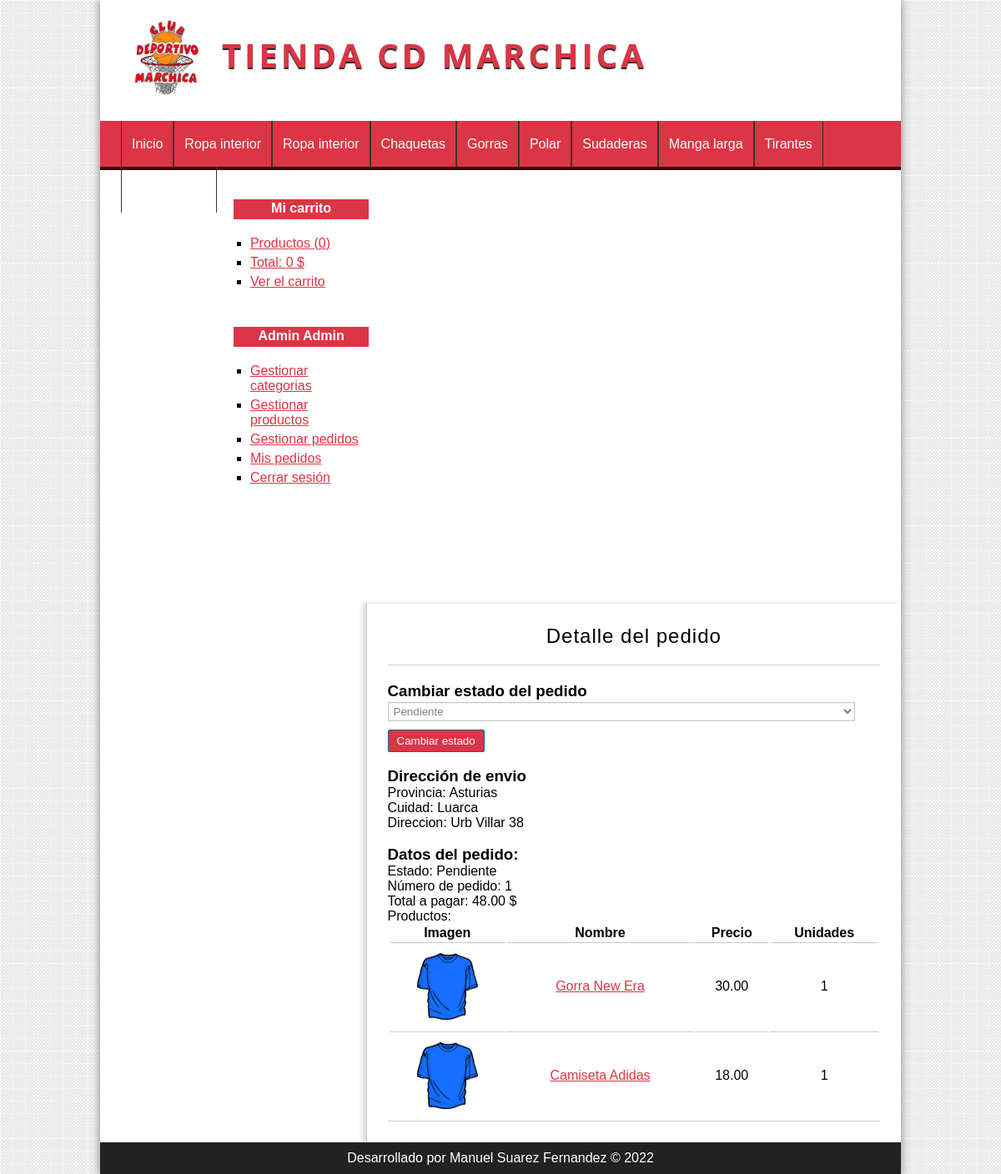
The page /pedido/detalle&id=1 (signed in) on the database its author committed.
### tables this page shows
CREATE TABLE `categorias` (
  `id` int(255) NOT NULL AUTO_INCREMENT,
  `nombre` varchar(100) NOT NULL,
  PRIMARY KEY (`id`)
);

CREATE TABLE `pedidos` (
  `id` int(255) NOT NULL AUTO_INCREMENT,
  `usuario_id` int(255) NOT NULL,
  `provincia` varchar(100) NOT NULL,
  `localidad` varchar(100) NOT NULL,
  `direccion` varchar(255) NOT NULL,
  `coste` float(200,2) NOT NULL,
  `estado` varchar(20) NOT NULL,
  `fecha` date DEFAULT NULL,
  `hora` time DEFAULT NULL,
  PRIMARY KEY (`id`),
  KEY `fk_pedido_usuario` (`usuario_id`),
  CONSTRAINT `fk_pedido_usuario` FOREIGN KEY (`usuario_id`) REFERENCES `usuarios` (`id`)
);

CREATE TABLE `lineas_pedidos` (
  `id` int(255) NOT NULL AUTO_INCREMENT,
  `pedido_id` int(255) NOT NULL,
  `producto_id` int(255) NOT NULL,
  `unidades` int(255) NOT NULL,
  PRIMARY KEY (`id`),
  KEY `fk_linea_pedido` (`pedido_id`),
  KEY `fk_linea_producto` (`producto_id`),
  CONSTRAINT `fk_linea_pedido` FOREIGN KEY (`pedido_id`) REFERENCES `pedidos` (`id`),
  CONSTRAINT `fk_linea_producto` FOREIGN KEY (`producto_id`) REFERENCES `productos` (`id`)
);

CREATE TABLE `productos` (
  `id` int(255) NOT NULL AUTO_INCREMENT,
  `categoria_id` int(255) NOT NULL,
  `nombre` varchar(100) NOT NULL,
  `descripcion` text DEFAULT NULL,
  `precio` float(100,2) NOT NULL,
  `stock` int(255) NOT NULL,
  `oferta` varchar(2) DEFAULT NULL,
  `fecha` date NOT NULL,
  `imagen` varchar(255) DEFAULT NULL,
  PRIMARY KEY (`id`),
  KEY `fk_producto_categoria` (`categoria_id`),
  CONSTRAINT `fk_producto_categoria` FOREIGN KEY (`categoria_id`) REFERENCES `categorias` (`id`)
);

### config/db.php (called while the page is built)
<?php
class Database{
	public static function connect(){
		$db = new mysqli('localhost', 'root', '', 'tienda_master');
		$db->query("SET NAMES 'utf8'");
		return $db;
	}
}

### helpers/utils.php (called while the page is built, shortened)
<?php
class Utils{
	public static function showCategorias(){
		require_once 'models/categoria.php';
		$categoria = new Categoria();
		$categorias = $categoria->getAll();
		return $categorias;
	}
	public static function showStatus($status){
		$value = 'Pendiente';
		if($status == 'confirm'){
			$value = 'Pendiente';
		}elseif($status == 'preparation'){
			$value = 'En preparación';
		}elseif($status == 'ready'){
			$value = 'Preparado para enviar';
		}elseif($status = 'sended'){
			$value = 'Enviado';
		}
		return $value;
	}
}

### models/categoria.php (called while the page is built, shortened)
<?php
class Categoria{
	private $db;
	public function __construct() {
		$this->db = Database::connect();
	}
	public function getAll(){
		$categorias = $this->db->query("SELECT * FROM categorias ORDER BY id DESC;");
		return $categorias;
	}
}

### models/pedido.php (called while the page is built, shortened)
<?php
class Pedido{
	private $id;
	private $db;
	public function __construct() {
		$this->db = Database::connect();
	}
	function getId() {
		return $this->id;
	}
	function setId($id) {
		$this->id = $id;
	}
	public function getOne(){
		$producto = $this->db->query("SELECT * FROM pedidos WHERE id = {$this->getId()}");
		return $producto->fetch_object();
	}
	public function getProductosByPedido($id){
		$sql = "SELECT pr.*, lp.unidades FROM productos pr "
				. "INNER JOIN lineas_pedidos lp ON pr.id = lp.producto_id "
				. "WHERE lp.pedido_id={$id}";
		$productos = $this->db->query($sql);
		return $productos;
	}
}

### views/pedido/detalle.php (the view, shortened to what this page needs)
<h1>Detalle del pedido</h1>
<?php if (isset($pedido)): ?>
		<?php if(isset($_SESSION['admin'])): ?>
			<h3>Cambiar estado del pedido</h3>
			<form action="<?=base_url?>pedido/estado" method="POST">
				<select name="estado">
					<option value="confirm" <?=$pedido->estado == "confirm" ? 'selected' : '';?>>Pendiente</option>
				</select>
				<input type="submit" value="Cambiar estado" />
			</form>
			<br/>
		<?php endif; ?>
		<h3>Dirección de envio</h3>
		Provincia: <?= $pedido->provincia ?>   <br/>
		Cuidad: <?= $pedido->localidad ?> <br/>
		Direccion: <?= $pedido->direccion ?>   <br/><br/>
		<h3>Datos del pedido:</h3>
		Estado: <?=Utils::showStatus($pedido->estado)?> <br/>
		Número de pedido: <?= $pedido->id ?>   <br/>
		Total a pagar: <?= $pedido->coste ?> $ <br/>
		Productos:
		<table>
			<tr>
				<th>Imagen</th>
				<th>Nombre</th>
				<th>Precio</th>
				<th>Unidades</th>
			</tr>
			<?php while ($producto = $productos->fetch_object()): ?>
				<tr>
					<td>
						<?php if ($producto->imagen != null): ?>
							<img src="<?= base_url ?>uploads/images/<?= $producto->imagen ?>" class="img_carrito" />
						<?php else: ?>
							<img src="<?= base_url ?>assets/img/camiseta.png" class="img_carrito" />
						<?php endif; ?>
					</td>
					<td>
						<a href="<?= base_url ?>producto/ver&id=<?= $producto->id ?>"><?= $producto->nombre ?></a>
					</td>
					<td>
						<?= $producto->precio ?>
					</td>
					<td>
						<?= $producto->unidades ?>
					</td>
				</tr>
			<?php endwhile; ?>
		</table>
	<?php endif; ?>

### views/layout/header.php (shortened to what this page needs)
<!DOCTYPE HTML>
<html lang="es">
	<head>
		<link rel="stylesheet" href="<?=base_url?>assets/css/styles.css" />
	</head>
	<body>
		<div id="container">
			<header id="header">
				<div id="logo">
					<img src="<?=base_url?>assets/img/icono.png" alt="Icono" />
					<a href="<?=base_url?>">
						Tienda CD Marchica
					</a>
				</div>
			</header>
			<?php $categorias = Utils::showCategorias(); ?>
			<nav id="menu">
				<ul>
					<li>
						<a href="<?=base_url?>">Inicio</a>
					</li>
					<?php while($cat = $categorias->fetch_object()): ?>
						<li>
							<a href="<?=base_url?>categoria/ver&id=<?=$cat->id?>"><?=$cat->nombre?></a>
						</li>
					<?php endwhile; ?>
				</ul>
			</nav>
			<div id="content">

### assets/css/styles.css (style rules this page uses)
* { padding: 0px; margin: 0px; font-family: sans-serif, Helvetica, Arial; }
body { background: url(../img/bg.png); }
a { color: #dc3545; }
table { text-align: center; width: 100%; border-bottom: 1px solid #ccc; }
td { border-top: 1px solid #ccc; padding: 2px; }
#container { width: 80%; margin: 0px auto; box-shadow: 0px 0px 10px gray; background: white; }
#header { height: 145px; background: white; }
#logo { padding: 20px; margin-left: 20px; float:left; }
#logo img { float:left; height: 100px; }
#logo a { float:left; font-size: 40px; letter-spacing: 4px; font-family: 'Open Sans', Helvetica, Arial; text-transform: uppercase; color: #dc3545; font-weight: bold; text-decoration: none; margin-top: 18px; margin-left: 25px; text-shadow: 0px 2px 1px #222222; transition: all 300ms; }
#menu { clear:both; background: #dc3545; color: white; height: 55px; border-bottom: 4px solid #341111; }
#menu ul { list-style: none; text-decoration: none; margin: 0px auto; margin-left: 25px; }
#menu ul li { line-height: 55px; float:left; border-right: 1px solid #363636; }
#menu a { display: block; color: white; text-decoration: none; padding-left: 12px; padding-right: 12px; transition: all 300ms; }
#menu a:first-child { border-left: 1px solid #363636; }
#content { margin: 0px auto; overflow: hidden; background: white; }
label, input[type="text"], input[type="password"], input[type="email"], input[type="number"], select, textarea { display:block; width: 95%; margin-top: 2px; margin-bottom: 2px; }
input[type="text"], input[type="password"], input[type="email"], input[type="number"], select, textarea { border: 1px solid #C9C9C9; box-shadow: 0px 0px 2px #ccc inset; background: white; padding: 2px; color: gray; transition: all 300ms; }
input[type="button"], input[type="submit"], button, .button { display: block; border-radius: 2px; width: auto; padding: 5px; padding-left: 10px; padding-right: 10px; color: white; background: #dc3545; border: 1px solid #11608E; cursor:pointer; }
label, input[type="button"], input[type="submit"], button { display:block; margin-top: 10px; }
#central h1 { font-size: 24px; font-weight: normal; letter-spacing: 1px; text-align: center; border-bottom: 1px solid #ccc; margin-bottom: 20px; padding: 20px; padding-top: 0px; }
.img_carrito { height: 80px; display: block; margin:10px auto; }

### rows shown on the page
categorias: nombre "Ropa interior"
categorias: nombre "Ropa interior"
categorias: nombre "Chaquetas"
categorias: nombre "Gorras"
categorias: nombre "Polar"
categorias: nombre "Sudaderas"
categorias: nombre "Manga larga"
categorias: nombre "Tirantes"
pedidos: estado "Pendiente", provincia "Asturias", localidad "Luarca", direccion "Urb Villar 38", id "1", coste "48.00"
lineas_pedidos: producto.nombre "Gorra New Era", producto.precio "30.00", unidades "1"
lineas_pedidos: producto.nombre "Camiseta Adidas", producto.precio "18.00", unidades "1"

### other values the page prints
$stats['count'] "0"
$stats['total'] "0"
$_SESSION['identity']->nombre "Admin"
$_SESSION['identity']->apellidos "Admin"
